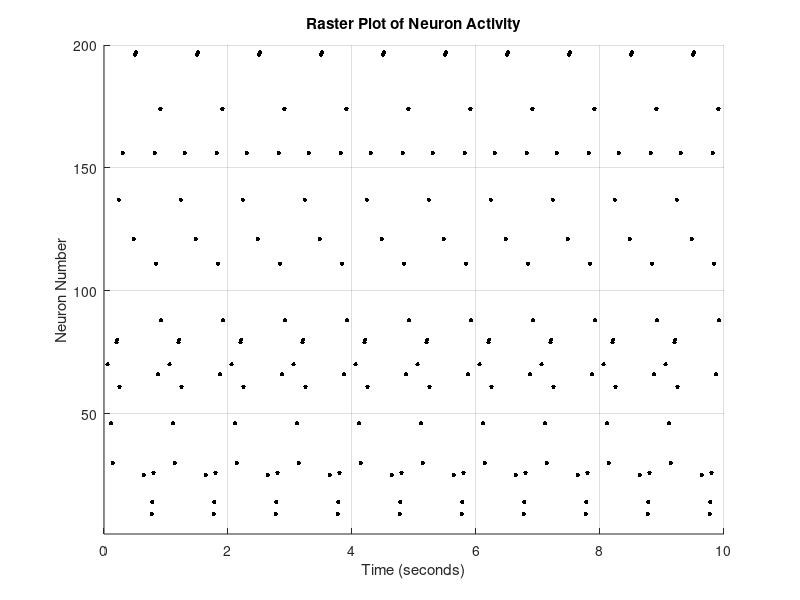

The MATLAB script that drew this image:
% Load the data from session1.mat
load('session1.mat');  % This will load the 'neuron_network_imaging' variable

% Define parameters
[num_timepoints, num_neurons] = size(neuron_network_imaging);

% Create a custom time vector for the full cycle length (10 seconds)
cycle_length = 100;
length = 1000;
T = (1/cycle_length: 1/cycle_length: length/cycle_length);

% Initialize an empty matrix to store event (spike) times for each neuron
events = cell(num_neurons, 1);

% Set a threshold for peak detection - will adjust this value based on our dataset
threshold = 250;  % Example threshold

% Detect peaks for each neuron using MATLAB's findpeaks function
for neuron = 1:num_neurons
    signal = neuron_network_imaging(:, neuron);

    % Use the 'findpeaks' function to detect peaks above the threshold
    [pks, locs] = findpeaks(signal, 'MinPeakHeight', threshold);

    % Store the time points of the peaks (events) in the cell array
    events{neuron} = T(locs);
end

% Plot the raster plot
figure;
hold on;
for neuron = 1:num_neurons
    % Plot a dot for each event (peak) detected for the neuron
    plot(events{neuron}, neuron * ones(size(events{neuron})), 'k.', 'MarkerSize', 10);
end
hold off;

% Label the axes
xlabel('Time (seconds)');
ylabel('Neuron Number');
title('Raster Plot of Neuron Activity');
xlim([0 max(T)]);
ylim([1 num_neurons]);
ylim([1 num_neurons]);
% Display the plot
%set(gca, 'YDir', 'reverse');  % Optional: reverse the Y-axis so neuron 1 is at the top
grid on;